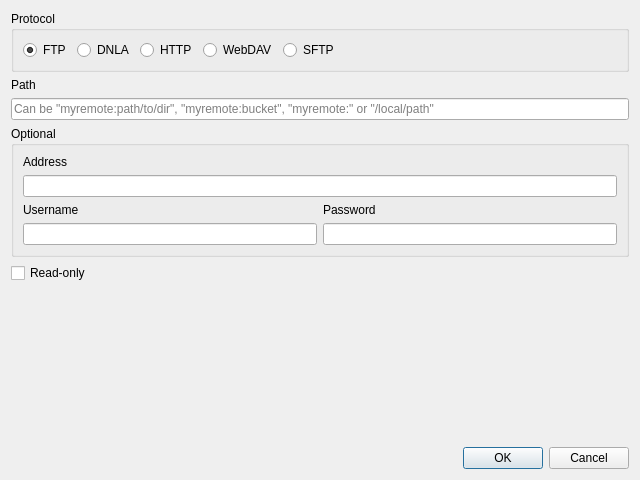
<?xml version="1.0" encoding="UTF-8"?>
<ui version="4.0">
 <class>NewServeWindow</class>
 <widget class="QDialog" name="NewServeWindow">
  <property name="geometry">
   <rect>
    <x>0</x>
    <y>0</y>
    <width>640</width>
    <height>480</height>
   </rect>
  </property>
  <property name="windowTitle">
   <string>New serve</string>
  </property>
  <property name="windowIcon">
   <iconset theme="applications-internet"/>
  </property>
  <property name="modal">
   <bool>true</bool>
  </property>
  <layout class="QVBoxLayout" name="verticalLayout">
   <item>
    <widget class="QGroupBox" name="groupBox_2">
     <property name="title">
      <string>Protocol</string>
     </property>
     <layout class="QHBoxLayout" name="horizontalLayout_2">
      <item>
       <widget class="QRadioButton" name="radioButton_ftp">
        <property name="text">
         <string>FTP</string>
        </property>
        <property name="checked">
         <bool>true</bool>
        </property>
       </widget>
      </item>
      <item>
       <widget class="QRadioButton" name="radioButton_dnla">
        <property name="text">
         <string>DNLA</string>
        </property>
       </widget>
      </item>
      <item>
       <widget class="QRadioButton" name="radioButton_http">
        <property name="text">
         <string>HTTP</string>
        </property>
       </widget>
      </item>
      <item>
       <widget class="QRadioButton" name="radioButton_webdav">
        <property name="text">
         <string>WebDAV</string>
        </property>
       </widget>
      </item>
      <item>
       <widget class="QRadioButton" name="radioButton_sftp">
        <property name="text">
         <string>SFTP</string>
        </property>
       </widget>
      </item>
      <item>
       <spacer name="horizontalSpacer">
        <property name="orientation">
         <enum>Qt::Orientation::Horizontal</enum>
        </property>
        <property name="sizeHint" stdset="0">
         <size>
          <width>40</width>
          <height>20</height>
         </size>
        </property>
       </spacer>
      </item>
     </layout>
    </widget>
   </item>
   <item>
    <widget class="QLabel" name="label_3">
     <property name="text">
      <string>Path</string>
     </property>
    </widget>
   </item>
   <item>
    <widget class="QLineEdit" name="lineEdit_path">
     <property name="toolTip">
      <string>Can be &quot;myremote:path/to/dir&quot;, &quot;myremote:bucket&quot;, &quot;myremote:&quot; or &quot;/local/path&quot;</string>
     </property>
     <property name="placeholderText">
      <string>Can be &quot;myremote:path/to/dir&quot;, &quot;myremote:bucket&quot;, &quot;myremote:&quot; or &quot;/local/path&quot;</string>
     </property>
    </widget>
   </item>
   <item>
    <widget class="QGroupBox" name="groupBox">
     <property name="title">
      <string>Optional</string>
     </property>
     <layout class="QVBoxLayout" name="verticalLayout_4">
      <item>
       <widget class="QLabel" name="label_4">
        <property name="text">
         <string>Address</string>
        </property>
       </widget>
      </item>
      <item>
       <widget class="QLineEdit" name="lineEdit_address">
        <property name="toolTip">
         <string>&lt;html&gt;&lt;head/&gt;&lt;body&gt;&lt;p&gt;Port or :Port to bind server&lt;/p&gt;&lt;p&gt;Default:&lt;/p&gt;&lt;p&gt;FTP - &lt;span style=&quot; font-family:'Courier New';&quot;&gt;localhost:2121&lt;/span&gt;&lt;/p&gt;&lt;p&gt;&lt;span style=&quot; font-family:'Courier New';&quot;&gt;DNLA - :7879&lt;/span&gt;&lt;/p&gt;&lt;p&gt;&lt;span style=&quot; font-family:'Courier New';&quot;&gt;HTTP - 127.0.0.1:8080&lt;/span&gt;&lt;/p&gt;&lt;p&gt;&lt;span style=&quot; font-family:'Courier New';&quot;&gt;WebDAV - 127.0.0.1:8080&lt;/span&gt;&lt;/p&gt;&lt;p&gt;&lt;span style=&quot; font-family:'Courier New';&quot;&gt;SFTP - localhost:2022&lt;/span&gt;&lt;/p&gt;&lt;/body&gt;&lt;/html&gt;</string>
        </property>
       </widget>
      </item>
      <item>
       <layout class="QHBoxLayout" name="horizontalLayout">
        <item>
         <layout class="QVBoxLayout" name="verticalLayout_2">
          <item>
           <widget class="QLabel" name="label">
            <property name="text">
             <string>Username</string>
            </property>
           </widget>
          </item>
          <item>
           <widget class="QLineEdit" name="lineEdit_username"/>
          </item>
         </layout>
        </item>
        <item>
         <layout class="QVBoxLayout" name="verticalLayout_3">
          <item>
           <widget class="QLabel" name="label_2">
            <property name="text">
             <string>Password</string>
            </property>
           </widget>
          </item>
          <item>
           <widget class="QLineEdit" name="lineEdit_password">
            <property name="echoMode">
             <enum>QLineEdit::EchoMode::Password</enum>
            </property>
           </widget>
          </item>
         </layout>
        </item>
       </layout>
      </item>
     </layout>
    </widget>
   </item>
   <item>
    <widget class="QCheckBox" name="checkBox_read_only">
     <property name="text">
      <string>Read-only</string>
     </property>
    </widget>
   </item>
   <item>
    <spacer name="verticalSpacer">
     <property name="orientation">
      <enum>Qt::Orientation::Vertical</enum>
     </property>
     <property name="sizeHint" stdset="0">
      <size>
       <width>20</width>
       <height>40</height>
      </size>
     </property>
    </spacer>
   </item>
   <item>
    <widget class="QDialogButtonBox" name="buttonBox">
     <property name="orientation">
      <enum>Qt::Orientation::Horizontal</enum>
     </property>
     <property name="standardButtons">
      <set>QDialogButtonBox::StandardButton::Cancel|QDialogButtonBox::StandardButton::Ok</set>
     </property>
    </widget>
   </item>
  </layout>
 </widget>
 <resources/>
 <connections>
  <connection>
   <sender>buttonBox</sender>
   <signal>accepted()</signal>
   <receiver>NewServeWindow</receiver>
   <slot>accept()</slot>
   <hints>
    <hint type="sourcelabel">
     <x>248</x>
     <y>254</y>
    </hint>
    <hint type="destinationlabel">
     <x>157</x>
     <y>274</y>
    </hint>
   </hints>
  </connection>
  <connection>
   <sender>buttonBox</sender>
   <signal>rejected()</signal>
   <receiver>NewServeWindow</receiver>
   <slot>reject()</slot>
   <hints>
    <hint type="sourcelabel">
     <x>316</x>
     <y>260</y>
    </hint>
    <hint type="destinationlabel">
     <x>286</x>
     <y>274</y>
    </hint>
   </hints>
  </connection>
 </connections>
</ui>
